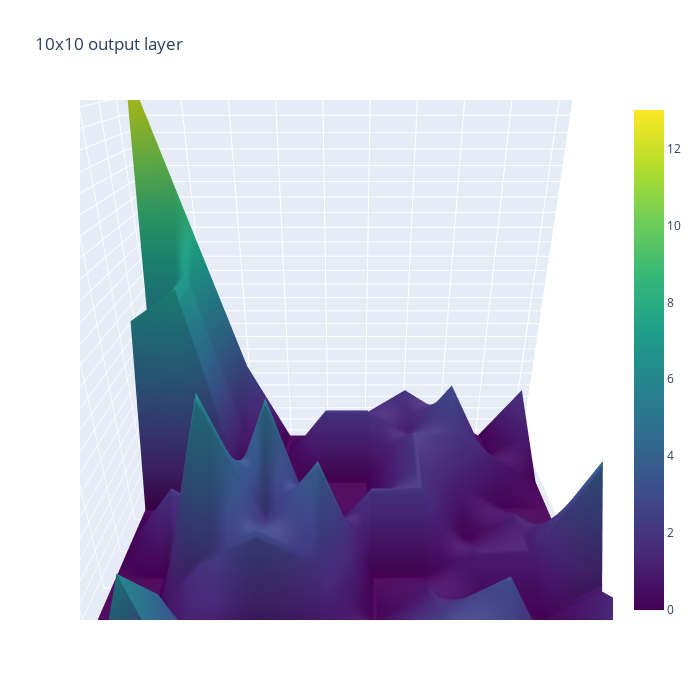
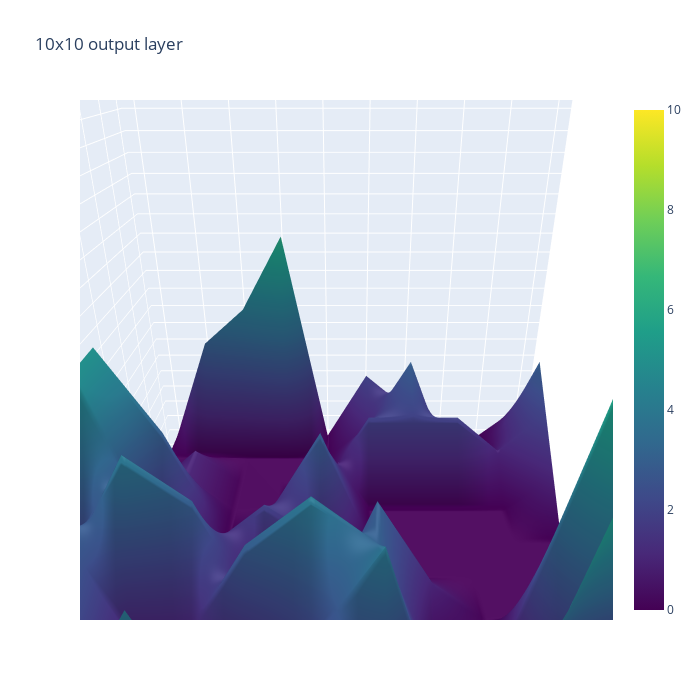
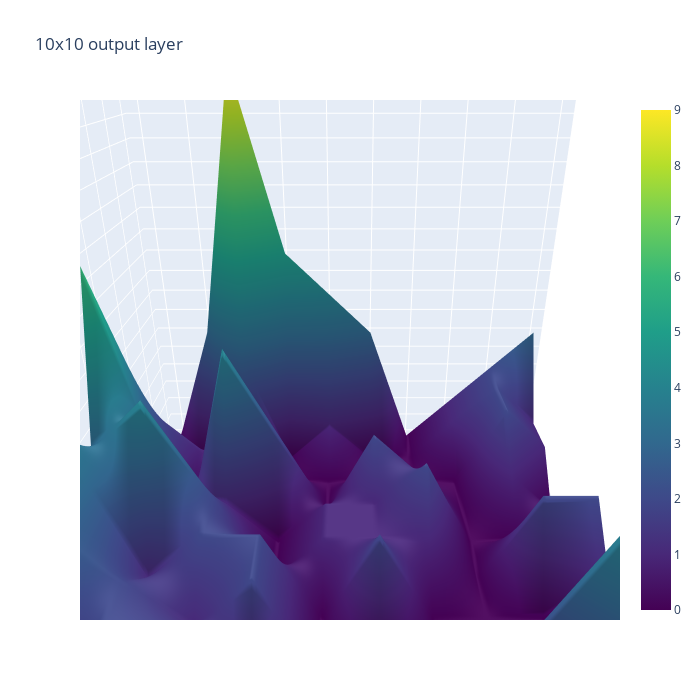
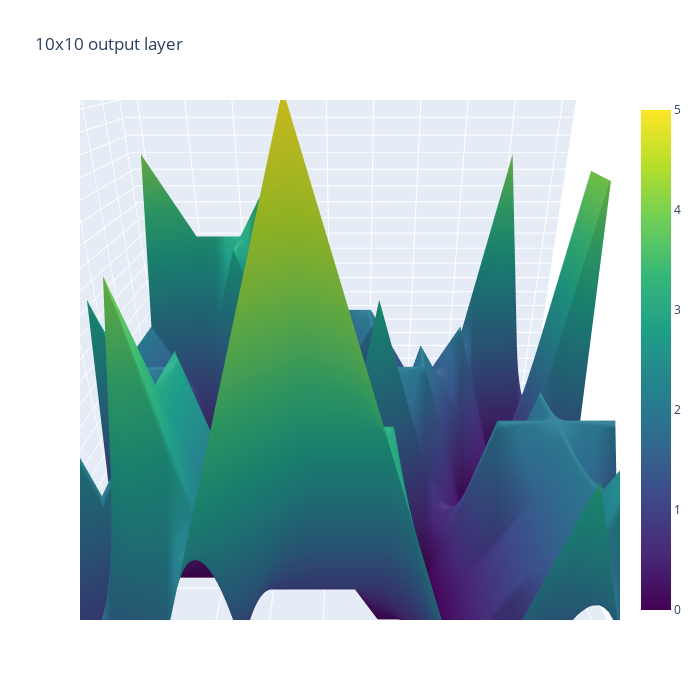

The cell these charts' notebook holds for them, in order:
### Code cell
plot_topology(outputlr3,size = 10)
plot_topology(outputlr4,size = 10)
plot_topology(outputlr5,size = 10)
plot_topology(outputlr6,size = 10)

### Figure 1 — Plotly figure (JSON) as saved in the notebook; plotly's stock layout.template omitted (floating-point values rounded to 4 significant figures)
{"data": [{"colorscale": [[0, "#440154"], [0.1111, "#482878"], [0.2222, "#3e4989"], [0.3333, "#31688e"], [0.4444, "#26828e"], [0.5556, "#1f9e89"], [0.6667, "#35b779"], [0.7778, "#6ece58"], [0.8889, "#b5de2b"], [1, "#fde725"]], "type": "surface", "x": [[0, 1, 2, 3, 4, 5, 6, 7, 8, 9], [0, 1, 2, 3, 4, 5, 6, 7, 8, 9], [0, 1, 2, 3, 4, 5, 6, 7, 8, 9], [0, 1, 2, 3, 4, 5, 6, 7, 8, 9], [0, 1, 2, 3, 4, 5, 6, 7, 8, 9], [0, 1, 2, 3, 4, 5, 6, 7, 8, 9], [0, 1, 2, 3, 4, 5, 6, 7, 8, 9], [0, 1, 2, 3, 4, 5, 6, 7, 8, 9], [0, 1, 2, 3, 4, 5, 6, 7, 8, 9], [0, 1, 2, 3, 4, 5, 6, 7, 8, 9]], "y": [[0, 0, 0, 0, 0, 0, 0, 0, 0, 0], [1, 1, 1, 1, 1, 1, 1, 1, 1, 1], [2, 2, 2, 2, 2, 2, 2, 2, 2, 2], [3, 3, 3, 3, 3, 3, 3, 3, 3, 3], [4, 4, 4, 4, 4, 4, 4, 4, 4, 4], [5, 5, 5, 5, 5, 5, 5, 5, 5, 5], [6, 6, 6, 6, 6, 6, 6, 6, 6, 6], [7, 7, 7, 7, 7, 7, 7, 7, 7, 7], [8, 8, 8, 8, 8, 8, 8, 8, 8, 8], [9, 9, 9, 9, 9, 9, 9, 9, 9, 9]], "z": [[0, 1, 6, 0, 1, 3, 3, 1, 1, 0], [0, 0, 4, 0, 1, 2, 3, 2, 0, 0], [0, 0, 1, 0, 0, 1, 2, 3, 0, 2], [0, 0, 2, 3, 2, 0, 1, 0, 0, 1], [0, 0, 6, 2, 4, 0, 0, 1, 1, 4], [0, 2, 1, 5, 0, 2, 2, 0, 1, 0], [0, 0, 0, 0, 0, 0, 2, 1, 0, 0], [6, 7, 0, 0, 0, 0, 2, 2, 1, 0], [5, 7, 1, 0, 2, 2, 1, 3, 0, 1], [13, 8, 3, 0, 0, 1, 2, 1, 0, 2]]}], "layout": {"autosize": true, "height": 700, "scene": {"aspectratio": {"x": 1, "y": 1, "z": 1}, "camera": {"eye": {"x": 0, "y": -1, "z": 0.5}}, "xaxis": {"nticks": 10}, "yaxis": {"nticks": 10}, "zaxis": {"nticks": 30}}, "title": {"text": "10x10 output layer"}, "width": 700}}

### Figure 2 — Plotly figure (JSON) as saved in the notebook; plotly's stock layout.template omitted (floating-point values rounded to 4 significant figures)
{"data": [{"colorscale": [[0, "#440154"], [0.1111, "#482878"], [0.2222, "#3e4989"], [0.3333, "#31688e"], [0.4444, "#26828e"], [0.5556, "#1f9e89"], [0.6667, "#35b779"], [0.7778, "#6ece58"], [0.8889, "#b5de2b"], [1, "#fde725"]], "type": "surface", "x": [[0, 1, 2, 3, 4, 5, 6, 7, 8, 9], [0, 1, 2, 3, 4, 5, 6, 7, 8, 9], [0, 1, 2, 3, 4, 5, 6, 7, 8, 9], [0, 1, 2, 3, 4, 5, 6, 7, 8, 9], [0, 1, 2, 3, 4, 5, 6, 7, 8, 9], [0, 1, 2, 3, 4, 5, 6, 7, 8, 9], [0, 1, 2, 3, 4, 5, 6, 7, 8, 9], [0, 1, 2, 3, 4, 5, 6, 7, 8, 9], [0, 1, 2, 3, 4, 5, 6, 7, 8, 9], [0, 1, 2, 3, 4, 5, 6, 7, 8, 9]], "y": [[0, 0, 0, 0, 0, 0, 0, 0, 0, 0], [1, 1, 1, 1, 1, 1, 1, 1, 1, 1], [2, 2, 2, 2, 2, 2, 2, 2, 2, 2], [3, 3, 3, 3, 3, 3, 3, 3, 3, 3], [4, 4, 4, 4, 4, 4, 4, 4, 4, 4], [5, 5, 5, 5, 5, 5, 5, 5, 5, 5], [6, 6, 6, 6, 6, 6, 6, 6, 6, 6], [7, 7, 7, 7, 7, 7, 7, 7, 7, 7], [8, 8, 8, 8, 8, 8, 8, 8, 8, 8], [9, 9, 9, 9, 9, 9, 9, 9, 9, 9]], "z": [[1, 2, 4, 1, 3, 0, 0, 4, 10, 5], [5, 1, 0, 0, 2, 4, 0, 0, 2, 5], [4, 1, 1, 3, 4, 3, 0, 0, 6, 4], [2, 4, 3, 0, 0, 3, 1, 0, 0, 1], [5, 1, 1, 2, 1, 0, 0, 0, 0, 0], [5, 3, 0, 1, 3, 0, 0, 0, 0, 0], [1, 1, 0, 0, 2, 0, 0, 0, 0, 1], [0, 1, 0, 0, 0, 2, 2, 2, 1, 2], [0, 0, 0, 0, 0, 1, 3, 0, 0, 3], [0, 3, 4, 6, 0, 2, 1, 0, 0, 1]]}], "layout": {"autosize": true, "height": 700, "scene": {"aspectratio": {"x": 1, "y": 1, "z": 1}, "camera": {"eye": {"x": 0, "y": -1, "z": 0.5}}, "xaxis": {"nticks": 10}, "yaxis": {"nticks": 10}, "zaxis": {"nticks": 30}}, "title": {"text": "10x10 output layer"}, "width": 700}}

### Figure 3 — Plotly figure (JSON) as saved in the notebook; plotly's stock layout.template omitted (floating-point values rounded to 4 significant figures)
{"data": [{"colorscale": [[0, "#440154"], [0.1111, "#482878"], [0.2222, "#3e4989"], [0.3333, "#31688e"], [0.4444, "#26828e"], [0.5556, "#1f9e89"], [0.6667, "#35b779"], [0.7778, "#6ece58"], [0.8889, "#b5de2b"], [1, "#fde725"]], "type": "surface", "x": [[0, 1, 2, 3, 4, 5, 6, 7, 8, 9], [0, 1, 2, 3, 4, 5, 6, 7, 8, 9], [0, 1, 2, 3, 4, 5, 6, 7, 8, 9], [0, 1, 2, 3, 4, 5, 6, 7, 8, 9], [0, 1, 2, 3, 4, 5, 6, 7, 8, 9], [0, 1, 2, 3, 4, 5, 6, 7, 8, 9], [0, 1, 2, 3, 4, 5, 6, 7, 8, 9], [0, 1, 2, 3, 4, 5, 6, 7, 8, 9], [0, 1, 2, 3, 4, 5, 6, 7, 8, 9], [0, 1, 2, 3, 4, 5, 6, 7, 8, 9]], "y": [[0, 0, 0, 0, 0, 0, 0, 0, 0, 0], [1, 1, 1, 1, 1, 1, 1, 1, 1, 1], [2, 2, 2, 2, 2, 2, 2, 2, 2, 2], [3, 3, 3, 3, 3, 3, 3, 3, 3, 3], [4, 4, 4, 4, 4, 4, 4, 4, 4, 4], [5, 5, 5, 5, 5, 5, 5, 5, 5, 5], [6, 6, 6, 6, 6, 6, 6, 6, 6, 6], [7, 7, 7, 7, 7, 7, 7, 7, 7, 7], [8, 8, 8, 8, 8, 8, 8, 8, 8, 8], [9, 9, 9, 9, 9, 9, 9, 9, 9, 9]], "z": [[4, 1, 3, 2, 2, 2, 0, 0, 2, 4], [1, 2, 2, 0, 2, 1, 0, 2, 4, 5], [3, 2, 1, 2, 0, 0, 0, 0, 1, 3], [4, 1, 2, 2, 0, 2, 0, 0, 0, 1], [3, 4, 2, 0, 1, 1, 1, 0, 2, 2], [6, 1, 1, 0, 1, 1, 2, 0, 0, 1], [4, 0, 4, 2, 0, 2, 1, 0, 1, 0], [2, 1, 0, 0, 0, 0, 0, 0, 2, 1], [0, 0, 3, 0, 1, 0, 0, 1, 2, 1], [0, 3, 9, 5, 4, 3, 0, 1, 2, 3]]}], "layout": {"autosize": true, "height": 700, "scene": {"aspectratio": {"x": 1, "y": 1, "z": 1}, "camera": {"eye": {"x": 0, "y": -1, "z": 0.5}}, "xaxis": {"nticks": 10}, "yaxis": {"nticks": 10}, "zaxis": {"nticks": 30}}, "title": {"text": "10x10 output layer"}, "width": 700}}

### Figure 4 — Plotly figure (JSON) as saved in the notebook; plotly's stock layout.template omitted (floating-point values rounded to 4 significant figures)
{"data": [{"colorscale": [[0, "#440154"], [0.1111, "#482878"], [0.2222, "#3e4989"], [0.3333, "#31688e"], [0.4444, "#26828e"], [0.5556, "#1f9e89"], [0.6667, "#35b779"], [0.7778, "#6ece58"], [0.8889, "#b5de2b"], [1, "#fde725"]], "type": "surface", "x": [[0, 1, 2, 3, 4, 5, 6, 7, 8, 9], [0, 1, 2, 3, 4, 5, 6, 7, 8, 9], [0, 1, 2, 3, 4, 5, 6, 7, 8, 9], [0, 1, 2, 3, 4, 5, 6, 7, 8, 9], [0, 1, 2, 3, 4, 5, 6, 7, 8, 9], [0, 1, 2, 3, 4, 5, 6, 7, 8, 9], [0, 1, 2, 3, 4, 5, 6, 7, 8, 9], [0, 1, 2, 3, 4, 5, 6, 7, 8, 9], [0, 1, 2, 3, 4, 5, 6, 7, 8, 9], [0, 1, 2, 3, 4, 5, 6, 7, 8, 9]], "y": [[0, 0, 0, 0, 0, 0, 0, 0, 0, 0], [1, 1, 1, 1, 1, 1, 1, 1, 1, 1], [2, 2, 2, 2, 2, 2, 2, 2, 2, 2], [3, 3, 3, 3, 3, 3, 3, 3, 3, 3], [4, 4, 4, 4, 4, 4, 4, 4, 4, 4], [5, 5, 5, 5, 5, 5, 5, 5, 5, 5], [6, 6, 6, 6, 6, 6, 6, 6, 6, 6], [7, 7, 7, 7, 7, 7, 7, 7, 7, 7], [8, 8, 8, 8, 8, 8, 8, 8, 8, 8], [9, 9, 9, 9, 9, 9, 9, 9, 9, 9]], "z": [[4, 2, 1, 3, 5, 3, 1, 3, 1, 2], [2, 0, 4, 1, 3, 3, 0, 0, 3, 2], [4, 2, 3, 1, 1, 1, 0, 1, 2, 2], [1, 0, 3, 1, 1, 0, 0, 1, 2, 1], [0, 0, 0, 0, 0, 0, 0, 2, 2, 2], [3, 1, 0, 0, 0, 3, 1, 0, 2, 0], [2, 2, 0, 2, 0, 2, 2, 0, 0, 4], [2, 0, 0, 1, 2, 0, 2, 1, 0, 4], [2, 1, 3, 1, 1, 2, 1, 2, 0, 1], [4, 3, 3, 4, 2, 2, 1, 1, 4, 0]]}], "layout": {"autosize": true, "height": 700, "scene": {"aspectratio": {"x": 1, "y": 1, "z": 1}, "camera": {"eye": {"x": 0, "y": -1, "z": 0.5}}, "xaxis": {"nticks": 10}, "yaxis": {"nticks": 10}, "zaxis": {"nticks": 30}}, "title": {"text": "10x10 output layer"}, "width": 700}}
